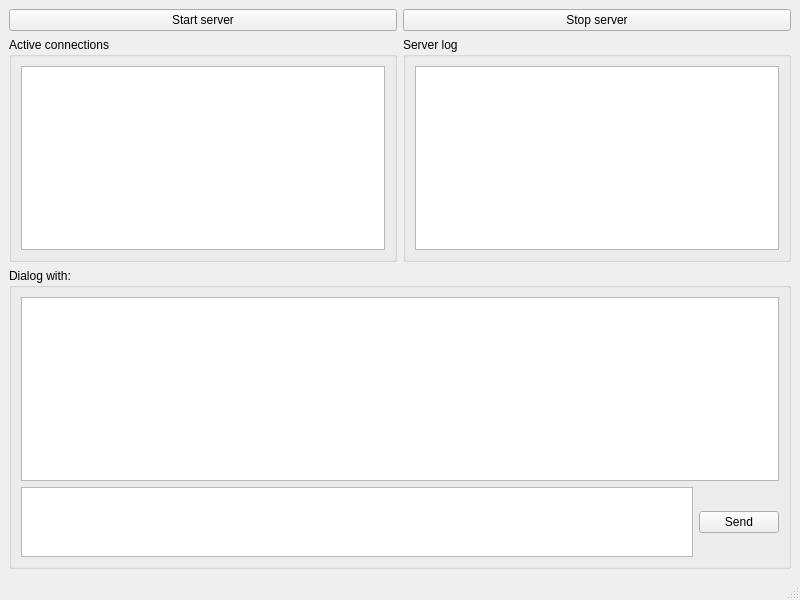
<?xml version="1.0" encoding="UTF-8"?>
<ui version="4.0">
 <class>ServerWindow</class>
 <widget class="QMainWindow" name="ServerWindow">
  <property name="geometry">
   <rect>
    <x>0</x>
    <y>0</y>
    <width>800</width>
    <height>600</height>
   </rect>
  </property>
  <property name="windowTitle">
   <string>ServerWindow</string>
  </property>
  <widget class="QWidget" name="centralwidget">
   <layout class="QVBoxLayout" name="verticalLayout_3">
    <item>
     <layout class="QHBoxLayout" name="horizontalLayout">
      <item>
       <widget class="QPushButton" name="button_startServer">
        <property name="text">
         <string>Start server</string>
        </property>
       </widget>
      </item>
      <item>
       <widget class="QPushButton" name="button_stopServer">
        <property name="text">
         <string>Stop server</string>
        </property>
       </widget>
      </item>
     </layout>
    </item>
    <item>
     <layout class="QHBoxLayout" name="horizontalLayout_2">
      <item>
       <widget class="QGroupBox" name="groupBox">
        <property name="title">
         <string>Active connections</string>
        </property>
        <layout class="QVBoxLayout" name="verticalLayout">
         <item>
          <widget class="QListWidget" name="listWidget_connections">
           <property name="sizePolicy">
            <sizepolicy hsizetype="Expanding" vsizetype="Preferred">
             <horstretch>0</horstretch>
             <verstretch>0</verstretch>
            </sizepolicy>
           </property>
          </widget>
         </item>
        </layout>
       </widget>
      </item>
      <item>
       <widget class="QGroupBox" name="groupBox_2">
        <property name="title">
         <string>Server log</string>
        </property>
        <layout class="QVBoxLayout" name="verticalLayout_2">
         <item>
          <widget class="QTextBrowser" name="textBrowser_log">
           <property name="sizePolicy">
            <sizepolicy hsizetype="Expanding" vsizetype="Preferred">
             <horstretch>0</horstretch>
             <verstretch>0</verstretch>
            </sizepolicy>
           </property>
          </widget>
         </item>
        </layout>
       </widget>
      </item>
     </layout>
    </item>
    <item>
     <widget class="QGroupBox" name="groupBox_3">
      <property name="title">
       <string>Dialog with: </string>
      </property>
      <layout class="QVBoxLayout" name="verticalLayout_4">
       <item>
        <widget class="QTextBrowser" name="textBrowser_messages">
         <property name="sizePolicy">
          <sizepolicy hsizetype="Expanding" vsizetype="Preferred">
           <horstretch>0</horstretch>
           <verstretch>0</verstretch>
          </sizepolicy>
         </property>
        </widget>
       </item>
       <item>
        <layout class="QHBoxLayout" name="horizontalLayout_3">
         <item>
          <widget class="QTextEdit" name="textEdit_message">
           <property name="sizePolicy">
            <sizepolicy hsizetype="Expanding" vsizetype="Maximum">
             <horstretch>0</horstretch>
             <verstretch>0</verstretch>
            </sizepolicy>
           </property>
          </widget>
         </item>
         <item>
          <widget class="QPushButton" name="button_send">
           <property name="sizePolicy">
            <sizepolicy hsizetype="Minimum" vsizetype="Maximum">
             <horstretch>0</horstretch>
             <verstretch>0</verstretch>
            </sizepolicy>
           </property>
           <property name="text">
            <string>Send</string>
           </property>
          </widget>
         </item>
        </layout>
       </item>
      </layout>
     </widget>
    </item>
   </layout>
  </widget>
  <widget class="QMenuBar" name="menubar">
   <property name="geometry">
    <rect>
     <x>0</x>
     <y>0</y>
     <width>800</width>
     <height>21</height>
    </rect>
   </property>
  </widget>
  <widget class="QStatusBar" name="statusbar"/>
 </widget>
 <resources/>
 <connections/>
</ui>
